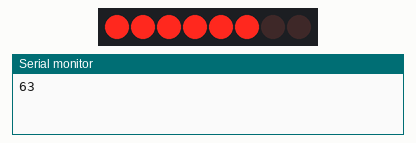
Recording of a sketch running on a simulated Arduino Uno, built with avr-gcc and run on an emulated ATmega328P. Shown: 8 shift-register outputs drawn as a row of LEDs (first output left, lit = HIGH), the last lines printed to the serial monitor.

Above: at 0.1 s.
At 0.5 s:
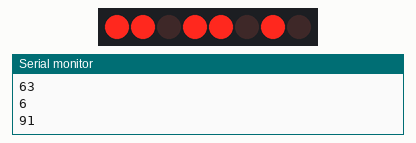
At 0.9 s:
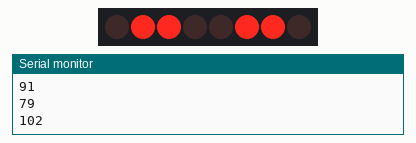
At 1.9 s:
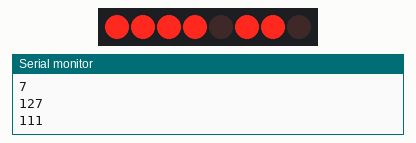
At 3.1 s:
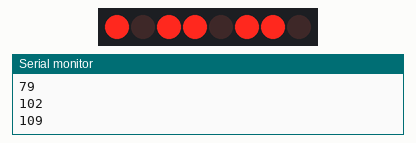
At 4.3 s:
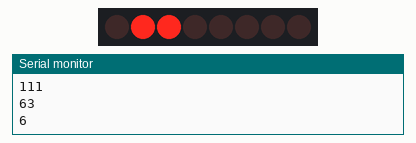
Timing chart, 0 to 4.6 s (numbered marks = the images above):
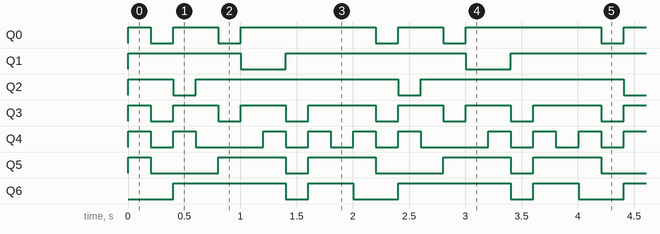

The sketch:

SN74.ino
```cpp
int dataPin = 15;
int latchPin = 0;
int clockPin = 4;
int nummer[10] = {63,6,91,79,102,109,125,7,127,111};
void setup() {
  pinMode(latchPin, OUTPUT);
  pinMode(dataPin, OUTPUT);
  pinMode(clockPin, OUTPUT);
  Serial.begin(115200);

}

void loop() {
for (int i=0; i < 10; i++){
  // take the latchPin low so
  // the LEDs don't change while you're sending in bits:
  digitalWrite(latchPin, LOW);
  // shift out the bits:
  shiftOut(dataPin, clockPin, MSBFIRST, nummer[i]);
  Serial.println(nummer[i]);
  //take the latch pin high so the LEDs will light up:
  digitalWrite(latchPin, HIGH);
  // pause before next value:
  delay(200);
}
}
```

Measured:
- by itself, Q0: repeats every 2.0 s: LOW 0.20 s, HIGH 0.40 s, LOW 0.20 s, HIGH 1.2 s
- by itself, Q1: repeats every 2.0 s: LOW 0.40 s, HIGH 1.6 s
- by itself, Q2: repeats every 2.0 s: LOW 0.20 s, HIGH 1.8 s
- by itself, Q3: repeats every 2.0 s: 2 × (LOW 0.20 s, HIGH 0.40 s), LOW 0.20 s, HIGH 0.60 s
- by itself, Q4: repeats every 2.0 s: LOW 0.20 s, HIGH 0.20 s, LOW 0.60 s, 2 × (HIGH 0.20 s, LOW 0.20 s), HIGH 0.20 s
- by itself, Q5: repeats every 2.0 s: LOW 0.60 s, HIGH 0.60 s, LOW 0.20 s, HIGH 0.60 s
- by itself, Q6: repeats every 2.0 s: LOW 0.20 s, HIGH 0.40 s, LOW 0.40 s, HIGH 1.0 s
